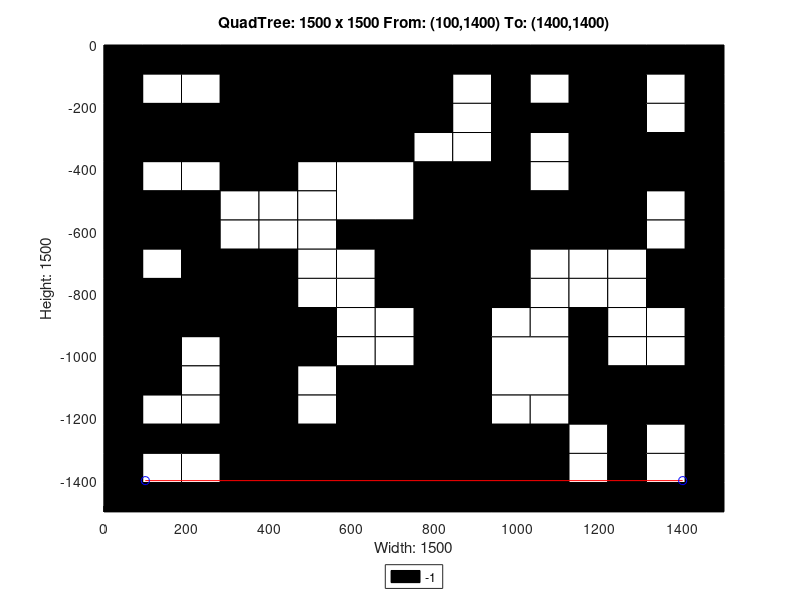

Write the MATLAB code that produced this figure.
axis([0 1500 -1500 0]);
title('QuadTree: 1500 x 1500 From: (100,1400) To: (1400,1400)');
xlabel('Width: 1500');
ylabel('Height: 1500');
rectangle('Position',[375 -375 375 375], 'FaceColor',[0 0 0]);
rectangle('Position',[0 -375 187.5 187.5], 'FaceColor',[0 0 0]);
rectangle('Position',[187.5 -375 187.5 187.5], 'FaceColor',[0 0 0]);
rectangle('Position',[562.5 -562.5 187.5 187.5], 'FaceColor',[1 1 1]);
rectangle('Position',[1125 -187.5 187.5 187.5], 'FaceColor',[0 0 0]);
rectangle('Position',[1125 -375 187.5 187.5], 'FaceColor',[0 0 0]);
rectangle('Position',[750 -562.5 187.5 187.5], 'FaceColor',[0 0 0]);
rectangle('Position',[750 -750 187.5 187.5], 'FaceColor',[0 0 0]);
rectangle('Position',[1125 -562.5 187.5 187.5], 'FaceColor',[0 0 0]);
rectangle('Position',[0 -937.5 187.5 187.5], 'FaceColor',[0 0 0]);
rectangle('Position',[187.5 -937.5 187.5 187.5], 'FaceColor',[0 0 0]);
rectangle('Position',[0 -1125 187.5 187.5], 'FaceColor',[0 0 0]);
rectangle('Position',[562.5 -1312.5 187.5 187.5], 'FaceColor',[0 0 0]);
rectangle('Position',[375 -1500 187.5 187.5], 'FaceColor',[0 0 0]);
rectangle('Position',[562.5 -1500 187.5 187.5], 'FaceColor',[0 0 0]);
rectangle('Position',[750 -937.5 187.5 187.5], 'FaceColor',[0 0 0]);
rectangle('Position',[750 -1125 187.5 187.5], 'FaceColor',[0 0 0]);
rectangle('Position',[937.5 -1125 187.5 187.5], 'FaceColor',[1 1 1]);
rectangle('Position',[750 -1312.5 187.5 187.5], 'FaceColor',[0 0 0]);
rectangle('Position',[750 -1500 187.5 187.5], 'FaceColor',[0 0 0]);
rectangle('Position',[937.5 -1500 187.5 187.5], 'FaceColor',[0 0 0]);
rectangle('Position',[0 -93.75 93.75 93.75], 'FaceColor',[0 0 0]);
rectangle('Position',[93.75 -93.75 93.75 93.75], 'FaceColor',[0 0 0]);
rectangle('Position',[0 -187.5 93.75 93.75], 'FaceColor',[0 0 0]);
rectangle('Position',[93.75 -187.5 93.75 93.75], 'FaceColor',[1 1 1]);
rectangle('Position',[187.5 -93.75 93.75 93.75], 'FaceColor',[0 0 0]);
rectangle('Position',[281.25 -93.75 93.75 93.75], 'FaceColor',[0 0 0]);
rectangle('Position',[187.5 -187.5 93.75 93.75], 'FaceColor',[1 1 1]);
rectangle('Position',[281.25 -187.5 93.75 93.75], 'FaceColor',[0 0 0]);
rectangle('Position',[0 -468.75 93.75 93.75], 'FaceColor',[0 0 0]);
rectangle('Position',[93.75 -468.75 93.75 93.75], 'FaceColor',[1 1 1]);
rectangle('Position',[0 -562.5 93.75 93.75], 'FaceColor',[0 0 0]);
rectangle('Position',[93.75 -562.5 93.75 93.75], 'FaceColor',[0 0 0]);
rectangle('Position',[187.5 -468.75 93.75 93.75], 'FaceColor',[1 1 1]);
rectangle('Position',[281.25 -468.75 93.75 93.75], 'FaceColor',[0 0 0]);
rectangle('Position',[187.5 -562.5 93.75 93.75], 'FaceColor',[0 0 0]);
rectangle('Position',[281.25 -562.5 93.75 93.75], 'FaceColor',[1 1 1]);
rectangle('Position',[0 -656.25 93.75 93.75], 'FaceColor',[0 0 0]);
rectangle('Position',[93.75 -656.25 93.75 93.75], 'FaceColor',[0 0 0]);
rectangle('Position',[0 -750 93.75 93.75], 'FaceColor',[0 0 0]);
rectangle('Position',[93.75 -750 93.75 93.75], 'FaceColor',[1 1 1]);
rectangle('Position',[187.5 -656.25 93.75 93.75], 'FaceColor',[0 0 0]);
rectangle('Position',[281.25 -656.25 93.75 93.75], 'FaceColor',[1 1 1]);
rectangle('Position',[187.5 -750 93.75 93.75], 'FaceColor',[0 0 0]);
rectangle('Position',[281.25 -750 93.75 93.75], 'FaceColor',[0 0 0]);
rectangle('Position',[375 -468.75 93.75 93.75], 'FaceColor',[0 0 0]);
rectangle('Position',[468.75 -468.75 93.75 93.75], 'FaceColor',[1 1 1]);
rectangle('Position',[375 -562.5 93.75 93.75], 'FaceColor',[1 1 1]);
rectangle('Position',[468.75 -562.5 93.75 93.75], 'FaceColor',[1 1 1]);
rectangle('Position',[375 -656.25 93.75 93.75], 'FaceColor',[1 1 1]);
rectangle('Position',[468.75 -656.25 93.75 93.75], 'FaceColor',[1 1 1]);
rectangle('Position',[375 -750 93.75 93.75], 'FaceColor',[0 0 0]);
rectangle('Position',[468.75 -750 93.75 93.75], 'FaceColor',[1 1 1]);
rectangle('Position',[562.5 -656.25 93.75 93.75], 'FaceColor',[0 0 0]);
rectangle('Position',[656.25 -656.25 93.75 93.75], 'FaceColor',[0 0 0]);
rectangle('Position',[562.5 -750 93.75 93.75], 'FaceColor',[1 1 1]);
rectangle('Position',[656.25 -750 93.75 93.75], 'FaceColor',[0 0 0]);
rectangle('Position',[750 -93.75 93.75 93.75], 'FaceColor',[0 0 0]);
rectangle('Position',[843.75 -93.75 93.75 93.75], 'FaceColor',[0 0 0]);
rectangle('Position',[750 -187.5 93.75 93.75], 'FaceColor',[0 0 0]);
rectangle('Position',[843.75 -187.5 93.75 93.75], 'FaceColor',[1 1 1]);
rectangle('Position',[937.5 -93.75 93.75 93.75], 'FaceColor',[0 0 0]);
rectangle('Position',[1031.25 -93.75 93.75 93.75], 'FaceColor',[0 0 0]);
rectangle('Position',[937.5 -187.5 93.75 93.75], 'FaceColor',[0 0 0]);
rectangle('Position',[1031.25 -187.5 93.75 93.75], 'FaceColor',[1 1 1]);
rectangle('Position',[750 -281.25 93.75 93.75], 'FaceColor',[0 0 0]);
rectangle('Position',[843.75 -281.25 93.75 93.75], 'FaceColor',[1 1 1]);
rectangle('Position',[750 -375 93.75 93.75], 'FaceColor',[1 1 1]);
rectangle('Position',[843.75 -375 93.75 93.75], 'FaceColor',[1 1 1]);
rectangle('Position',[937.5 -281.25 93.75 93.75], 'FaceColor',[0 0 0]);
rectangle('Position',[1031.25 -281.25 93.75 93.75], 'FaceColor',[0 0 0]);
rectangle('Position',[937.5 -375 93.75 93.75], 'FaceColor',[0 0 0]);
rectangle('Position',[1031.25 -375 93.75 93.75], 'FaceColor',[1 1 1]);
rectangle('Position',[1312.5 -93.75 93.75 93.75], 'FaceColor',[0 0 0]);
rectangle('Position',[1406.25 -93.75 93.75 93.75], 'FaceColor',[0 0 0]);
rectangle('Position',[1312.5 -187.5 93.75 93.75], 'FaceColor',[1 1 1]);
rectangle('Position',[1406.25 -187.5 93.75 93.75], 'FaceColor',[0 0 0]);
rectangle('Position',[1312.5 -281.25 93.75 93.75], 'FaceColor',[1 1 1]);
rectangle('Position',[1406.25 -281.25 93.75 93.75], 'FaceColor',[0 0 0]);
rectangle('Position',[1312.5 -375 93.75 93.75], 'FaceColor',[0 0 0]);
rectangle('Position',[1406.25 -375 93.75 93.75], 'FaceColor',[0 0 0]);
rectangle('Position',[937.5 -468.75 93.75 93.75], 'FaceColor',[0 0 0]);
rectangle('Position',[1031.25 -468.75 93.75 93.75], 'FaceColor',[1 1 1]);
rectangle('Position',[937.5 -562.5 93.75 93.75], 'FaceColor',[0 0 0]);
rectangle('Position',[1031.25 -562.5 93.75 93.75], 'FaceColor',[0 0 0]);
rectangle('Position',[937.5 -656.25 93.75 93.75], 'FaceColor',[0 0 0]);
rectangle('Position',[1031.25 -656.25 93.75 93.75], 'FaceColor',[0 0 0]);
rectangle('Position',[937.5 -750 93.75 93.75], 'FaceColor',[0 0 0]);
rectangle('Position',[1031.25 -750 93.75 93.75], 'FaceColor',[1 1 1]);
rectangle('Position',[1312.5 -468.75 93.75 93.75], 'FaceColor',[0 0 0]);
rectangle('Position',[1406.25 -468.75 93.75 93.75], 'FaceColor',[0 0 0]);
rectangle('Position',[1312.5 -562.5 93.75 93.75], 'FaceColor',[1 1 1]);
rectangle('Position',[1406.25 -562.5 93.75 93.75], 'FaceColor',[0 0 0]);
rectangle('Position',[1125 -656.25 93.75 93.75], 'FaceColor',[0 0 0]);
rectangle('Position',[1218.75 -656.25 93.75 93.75], 'FaceColor',[0 0 0]);
rectangle('Position',[1125 -750 93.75 93.75], 'FaceColor',[1 1 1]);
rectangle('Position',[1218.75 -750 93.75 93.75], 'FaceColor',[1 1 1]);
rectangle('Position',[1312.5 -656.25 93.75 93.75], 'FaceColor',[1 1 1]);
rectangle('Position',[1406.25 -656.25 93.75 93.75], 'FaceColor',[0 0 0]);
rectangle('Position',[1312.5 -750 93.75 93.75], 'FaceColor',[0 0 0]);
rectangle('Position',[1406.25 -750 93.75 93.75], 'FaceColor',[0 0 0]);
rectangle('Position',[187.5 -1031.25 93.75 93.75], 'FaceColor',[1 1 1]);
rectangle('Position',[281.25 -1031.25 93.75 93.75], 'FaceColor',[0 0 0]);
rectangle('Position',[187.5 -1125 93.75 93.75], 'FaceColor',[1 1 1]);
rectangle('Position',[281.25 -1125 93.75 93.75], 'FaceColor',[0 0 0]);
rectangle('Position',[375 -843.75 93.75 93.75], 'FaceColor',[0 0 0]);
rectangle('Position',[468.75 -843.75 93.75 93.75], 'FaceColor',[1 1 1]);
rectangle('Position',[375 -937.5 93.75 93.75], 'FaceColor',[0 0 0]);
rectangle('Position',[468.75 -937.5 93.75 93.75], 'FaceColor',[0 0 0]);
rectangle('Position',[562.5 -843.75 93.75 93.75], 'FaceColor',[1 1 1]);
rectangle('Position',[656.25 -843.75 93.75 93.75], 'FaceColor',[0 0 0]);
rectangle('Position',[562.5 -937.5 93.75 93.75], 'FaceColor',[1 1 1]);
rectangle('Position',[656.25 -937.5 93.75 93.75], 'FaceColor',[1 1 1]);
rectangle('Position',[375 -1031.25 93.75 93.75], 'FaceColor',[0 0 0]);
rectangle('Position',[468.75 -1031.25 93.75 93.75], 'FaceColor',[0 0 0]);
rectangle('Position',[375 -1125 93.75 93.75], 'FaceColor',[0 0 0]);
rectangle('Position',[468.75 -1125 93.75 93.75], 'FaceColor',[1 1 1]);
rectangle('Position',[562.5 -1031.25 93.75 93.75], 'FaceColor',[1 1 1]);
rectangle('Position',[656.25 -1031.25 93.75 93.75], 'FaceColor',[1 1 1]);
rectangle('Position',[562.5 -1125 93.75 93.75], 'FaceColor',[0 0 0]);
rectangle('Position',[656.25 -1125 93.75 93.75], 'FaceColor',[0 0 0]);
rectangle('Position',[0 -1218.75 93.75 93.75], 'FaceColor',[0 0 0]);
rectangle('Position',[93.75 -1218.75 93.75 93.75], 'FaceColor',[1 1 1]);
rectangle('Position',[0 -1312.5 93.75 93.75], 'FaceColor',[0 0 0]);
rectangle('Position',[93.75 -1312.5 93.75 93.75], 'FaceColor',[0 0 0]);
rectangle('Position',[187.5 -1218.75 93.75 93.75], 'FaceColor',[1 1 1]);
rectangle('Position',[281.25 -1218.75 93.75 93.75], 'FaceColor',[0 0 0]);
rectangle('Position',[187.5 -1312.5 93.75 93.75], 'FaceColor',[0 0 0]);
rectangle('Position',[281.25 -1312.5 93.75 93.75], 'FaceColor',[0 0 0]);
rectangle('Position',[0 -1406.25 93.75 93.75], 'FaceColor',[0 0 0]);
rectangle('Position',[93.75 -1406.25 93.75 93.75], 'FaceColor',[1 1 1]);
rectangle('Position',[0 -1500 93.75 93.75], 'FaceColor',[0 0 0]);
rectangle('Position',[93.75 -1500 93.75 93.75], 'FaceColor',[0 0 0]);
rectangle('Position',[187.5 -1406.25 93.75 93.75], 'FaceColor',[1 1 1]);
rectangle('Position',[281.25 -1406.25 93.75 93.75], 'FaceColor',[0 0 0]);
rectangle('Position',[187.5 -1500 93.75 93.75], 'FaceColor',[0 0 0]);
rectangle('Position',[281.25 -1500 93.75 93.75], 'FaceColor',[0 0 0]);
rectangle('Position',[375 -1218.75 93.75 93.75], 'FaceColor',[0 0 0]);
rectangle('Position',[468.75 -1218.75 93.75 93.75], 'FaceColor',[1 1 1]);
rectangle('Position',[375 -1312.5 93.75 93.75], 'FaceColor',[0 0 0]);
rectangle('Position',[468.75 -1312.5 93.75 93.75], 'FaceColor',[0 0 0]);
rectangle('Position',[937.5 -843.75 93.75 93.75], 'FaceColor',[0 0 0]);
rectangle('Position',[1031.25 -843.75 93.75 93.75], 'FaceColor',[1 1 1]);
rectangle('Position',[937.5 -937.5 93.75 93.75], 'FaceColor',[1 1 1]);
rectangle('Position',[1031.25 -937.5 93.75 93.75], 'FaceColor',[1 1 1]);
rectangle('Position',[1125 -843.75 93.75 93.75], 'FaceColor',[1 1 1]);
rectangle('Position',[1218.75 -843.75 93.75 93.75], 'FaceColor',[1 1 1]);
rectangle('Position',[1125 -937.5 93.75 93.75], 'FaceColor',[0 0 0]);
rectangle('Position',[1218.75 -937.5 93.75 93.75], 'FaceColor',[1 1 1]);
rectangle('Position',[1312.5 -843.75 93.75 93.75], 'FaceColor',[0 0 0]);
rectangle('Position',[1406.25 -843.75 93.75 93.75], 'FaceColor',[0 0 0]);
rectangle('Position',[1312.5 -937.5 93.75 93.75], 'FaceColor',[1 1 1]);
rectangle('Position',[1406.25 -937.5 93.75 93.75], 'FaceColor',[0 0 0]);
rectangle('Position',[1125 -1031.25 93.75 93.75], 'FaceColor',[0 0 0]);
rectangle('Position',[1218.75 -1031.25 93.75 93.75], 'FaceColor',[1 1 1]);
rectangle('Position',[1125 -1125 93.75 93.75], 'FaceColor',[0 0 0]);
rectangle('Position',[1218.75 -1125 93.75 93.75], 'FaceColor',[0 0 0]);
rectangle('Position',[1312.5 -1031.25 93.75 93.75], 'FaceColor',[1 1 1]);
rectangle('Position',[1406.25 -1031.25 93.75 93.75], 'FaceColor',[0 0 0]);
rectangle('Position',[1312.5 -1125 93.75 93.75], 'FaceColor',[0 0 0]);
rectangle('Position',[1406.25 -1125 93.75 93.75], 'FaceColor',[0 0 0]);
rectangle('Position',[937.5 -1218.75 93.75 93.75], 'FaceColor',[1 1 1]);
rectangle('Position',[1031.25 -1218.75 93.75 93.75], 'FaceColor',[1 1 1]);
rectangle('Position',[937.5 -1312.5 93.75 93.75], 'FaceColor',[0 0 0]);
rectangle('Position',[1031.25 -1312.5 93.75 93.75], 'FaceColor',[0 0 0]);
rectangle('Position',[1125 -1218.75 93.75 93.75], 'FaceColor',[0 0 0]);
rectangle('Position',[1218.75 -1218.75 93.75 93.75], 'FaceColor',[0 0 0]);
rectangle('Position',[1125 -1312.5 93.75 93.75], 'FaceColor',[1 1 1]);
rectangle('Position',[1218.75 -1312.5 93.75 93.75], 'FaceColor',[0 0 0]);
rectangle('Position',[1312.5 -1218.75 93.75 93.75], 'FaceColor',[0 0 0]);
rectangle('Position',[1406.25 -1218.75 93.75 93.75], 'FaceColor',[0 0 0]);
rectangle('Position',[1312.5 -1312.5 93.75 93.75], 'FaceColor',[1 1 1]);
rectangle('Position',[1406.25 -1312.5 93.75 93.75], 'FaceColor',[0 0 0]);
rectangle('Position',[1125 -1406.25 93.75 93.75], 'FaceColor',[1 1 1]);
rectangle('Position',[1218.75 -1406.25 93.75 93.75], 'FaceColor',[0 0 0]);
rectangle('Position',[1125 -1500 93.75 93.75], 'FaceColor',[0 0 0]);
rectangle('Position',[1218.75 -1500 93.75 93.75], 'FaceColor',[0 0 0]);
rectangle('Position',[1312.5 -1406.25 93.75 93.75], 'FaceColor',[1 1 1]);
rectangle('Position',[1406.25 -1406.25 93.75 93.75], 'FaceColor',[0 0 0]);
rectangle('Position',[1312.5 -1500 93.75 93.75], 'FaceColor',[0 0 0]);
rectangle('Position',[1406.25 -1500 93.75 93.75], 'FaceColor',[0 0 0]);
X=[1400,100];
Y=[-1400,-1400];
hold on;
plot(X,Y,'r');
plot(X,Y,'bo');
legend('-1','Location','southoutside');
